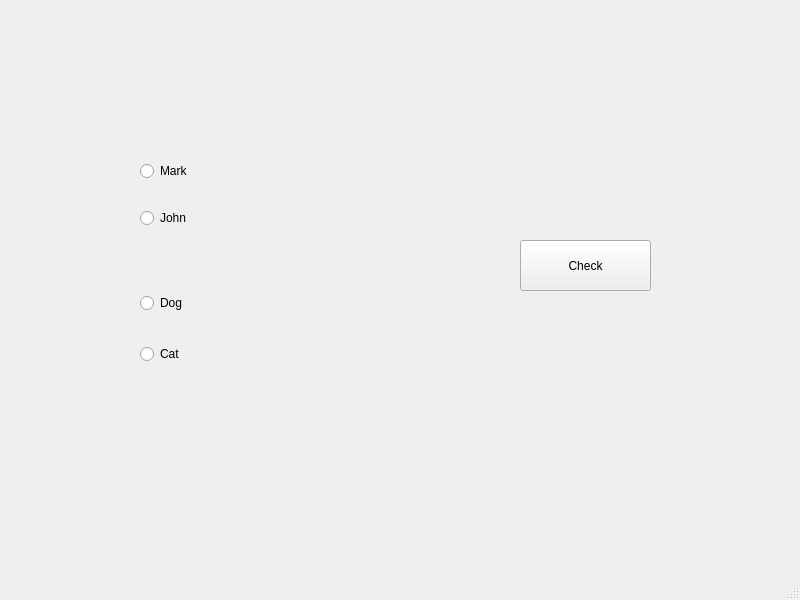
<?xml version="1.0" encoding="UTF-8"?>
<ui version="4.0">
 <class>MainWindow</class>
 <widget class="QMainWindow" name="MainWindow">
  <property name="geometry">
   <rect>
    <x>0</x>
    <y>0</y>
    <width>800</width>
    <height>600</height>
   </rect>
  </property>
  <property name="windowTitle">
   <string>MainWindow</string>
  </property>
  <widget class="QWidget" name="centralwidget">
   <widget class="QPushButton" name="pushButton">
    <property name="geometry">
     <rect>
      <x>520</x>
      <y>240</y>
      <width>131</width>
      <height>51</height>
     </rect>
    </property>
    <property name="text">
     <string>Check</string>
    </property>
   </widget>
   <widget class="QWidget" name="">
    <property name="geometry">
     <rect>
      <x>140</x>
      <y>140</y>
      <width>261</width>
      <height>111</height>
     </rect>
    </property>
    <layout class="QVBoxLayout" name="verticalLayout">
     <item>
      <widget class="QRadioButton" name="radioButton">
       <property name="text">
        <string>Mark</string>
       </property>
      </widget>
     </item>
     <item>
      <widget class="QRadioButton" name="radioButton_2">
       <property name="text">
        <string>John</string>
       </property>
      </widget>
     </item>
    </layout>
   </widget>
   <widget class="QWidget" name="">
    <property name="geometry">
     <rect>
      <x>140</x>
      <y>268</y>
      <width>281</width>
      <height>121</height>
     </rect>
    </property>
    <layout class="QVBoxLayout" name="verticalLayout_2">
     <item>
      <widget class="QRadioButton" name="radioButton_3">
       <property name="text">
        <string>Dog</string>
       </property>
      </widget>
     </item>
     <item>
      <widget class="QRadioButton" name="radioButton_4">
       <property name="text">
        <string>Cat</string>
       </property>
      </widget>
     </item>
    </layout>
   </widget>
  </widget>
  <widget class="QMenuBar" name="menubar">
   <property name="geometry">
    <rect>
     <x>0</x>
     <y>0</y>
     <width>800</width>
     <height>26</height>
    </rect>
   </property>
  </widget>
  <widget class="QStatusBar" name="statusbar"/>
 </widget>
 <resources/>
 <connections/>
</ui>
